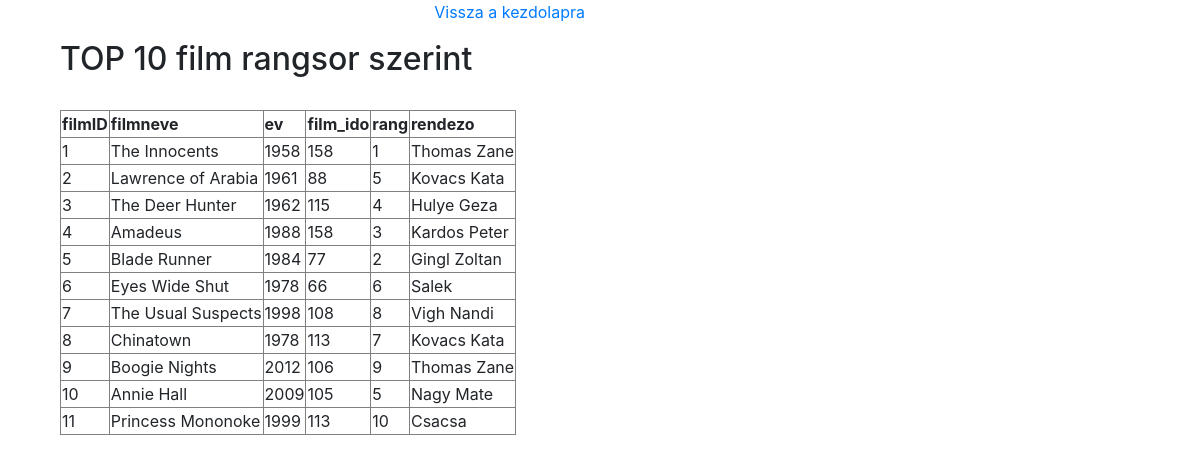
Screenshot of /pages/film_le_ketto.php with the database file from the repository.
### tables this page shows
CREATE TABLE `filmek` (
  `film_id` int(12) NOT NULL,
  `film_nev` varchar(50) DEFAULT NULL,
  `ev` int(20) DEFAULT NULL,
  `film_ido` int(25) DEFAULT NULL,
  `rang` int(20) DEFAULT NULL,
  `rendezo` varchar(50) DEFAULT NULL
);

### pages/film_le_ketto.php (the view, shortened to what this page needs)
<?php include "db.php"; ?>
<?php
$query = "SELECT * FROM Filmek\n"
    . "WHERE rang BETWEEN 1 AND 10";
$result =  mysqli_query($connection, $query);
?>
<!DOCTYPE html>
<html lang="en">
<head>
    <link rel="stylesheet" href="https://stackpath.bootstrapcdn.com/bootstrap/4.3.1/css/bootstrap.min.css">
</head>
<body>
<div class="container">
    <div class="col-sm-6">
        <div align="right">
            <p><a href="/salek/pages/kezdolap.php">Vissza a kezdolapra</a></p>
        </div>
        <h2>TOP 10 film rangsor szerint</h2>
        <br>
        <?php
        echo '<table border=1>';
        echo '<tr>';
        echo '<th>filmID</th>';
        echo '<th>filmneve</th>';
        echo '<th>ev</th>';
        echo '<th>film_ido</th>';
        echo '<th>rang</th>';
        echo '<th>rendezo</th>';
        echo '</tr>';
        while ( ($current_row = mysqli_fetch_assoc($result))!= null) {
            echo '<tr>';
            echo '<td>' . $current_row["film_id"] . '</td>';
            echo '<td>' . $current_row["film_nev"] . '</td>';
            echo '<td>' . $current_row["ev"] . '</td>';
            echo '<td>' . $current_row["film_ido"] . '</td>';
            echo '<td>' . $current_row["rang"] . '</td>';
            echo '<td>' . $current_row["rendezo"] . '</td>';
            echo '</tr>';
        }
        echo '</table>';
        ?>
    </div>
</div>
</body>
</html>

### rows the page displays
filmek: film_id "1", film_nev "The Innocents", ev "1958", film_ido "158", rang "1", rendezo "Thomas Zane"
filmek: film_id "2", film_nev "Lawrence of Arabia", ev "1961", film_ido "88", rang "5", rendezo "Kovacs Kata"
filmek: film_id "3", film_nev "The Deer Hunter", ev "1962", film_ido "115", rang "4", rendezo "Hulye Geza"
filmek: film_id "4", film_nev "Amadeus", ev "1988", film_ido "158", rang "3", rendezo "Kardos Peter"
filmek: film_id "5", film_nev "Blade Runner", ev "1984", film_ido "77", rang "2", rendezo "Gingl Zoltan"
filmek: film_id "6", film_nev "Eyes Wide Shut", ev "1978", film_ido "66", rang "6", rendezo "Salek"
filmek: film_id "7", film_nev "The Usual Suspects", ev "1998", film_ido "108", rang "8", rendezo "Vigh Nandi"
filmek: film_id "8", film_nev "Chinatown", ev "1978", film_ido "113", rang "7", rendezo "Kovacs Kata"
filmek: film_id "9", film_nev "Boogie Nights", ev "2012", film_ido "106", rang "9", rendezo "Thomas Zane"
filmek: film_id "10", film_nev "Annie Hall", ev "2009", film_ido "105", rang "5", rendezo "Nagy Mate"
filmek: film_id "11", film_nev "Princess Mononoke", ev "1999", film_ido "113", rang "10", rendezo "Csacsa"
